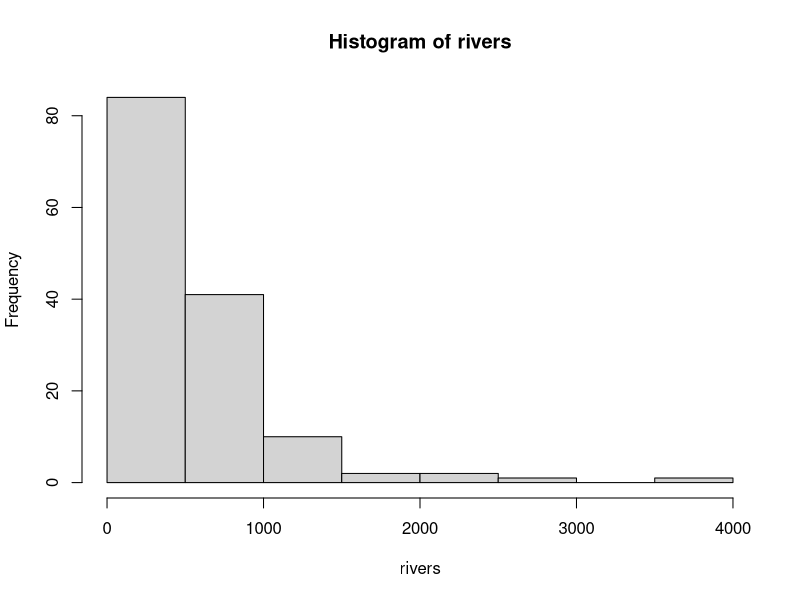
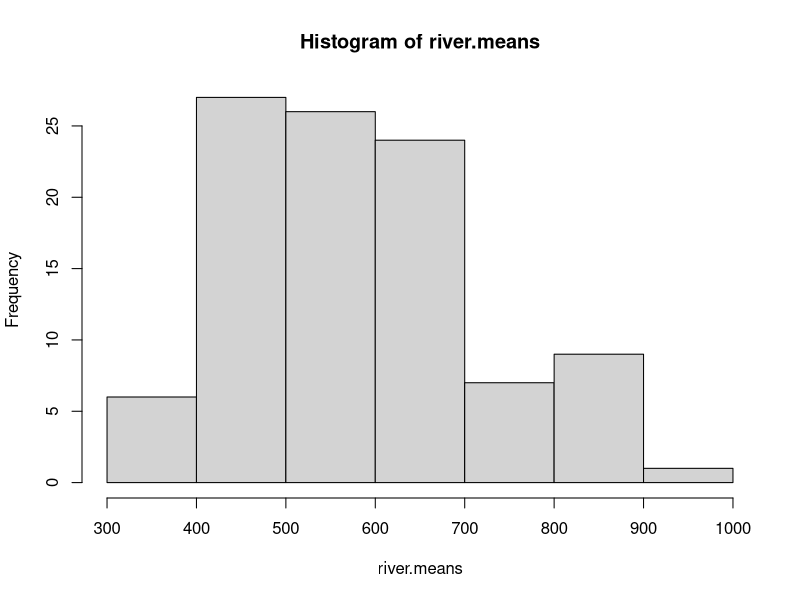
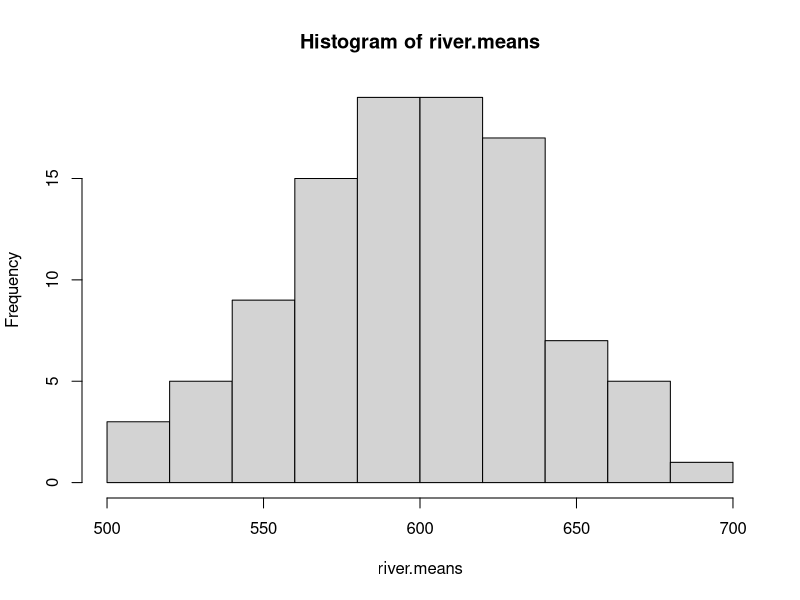

Here is the R script that generated these plots, in order:
# Length of river lengths
rivers
# Histogram of rivers
hist(rivers)	# Right-skewed, doesn't resemble a normal distribution

# Simulate the sample distribution of a sample mean
mean(sample(rivers, 10))	# 945.4
river.means <- vector()
for (i in 1:100) river.means[i] <- mean(sample(rivers, 10))
hist(river.means)	# Little bit of right-skewdness
for (i in 1:100) river.means[i] <- mean(sample(rivers, 75))
hist(river.means)	# Looks more normal

# Using Central Limit Theorem in Normal Calculations
# mean
mean(rivers)
# standard deviation
sd(rivers)
# standard deviation of sampling distribution
sd(rivers)/sqrt(75)	# standard deviation / sample size

# What is the probability that 75 randomly sampled rivers would have a mean length of less than 500 miles?
pnorm(500, mean(rivers), sd(rivers)/sqrt(75))